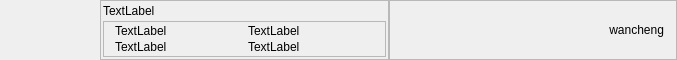
<?xml version="1.0" encoding="UTF-8"?>
<ui version="4.0">
 <class>QVideoInfo</class>
 <widget class="QWidget" name="QVideoInfo">
  <property name="geometry">
   <rect>
    <x>0</x>
    <y>0</y>
    <width>677</width>
    <height>60</height>
   </rect>
  </property>
  <property name="minimumSize">
   <size>
    <width>0</width>
    <height>60</height>
   </size>
  </property>
  <property name="maximumSize">
   <size>
    <width>16777215</width>
    <height>100</height>
   </size>
  </property>
  <property name="windowTitle">
   <string>QVideoInfo</string>
  </property>
  <layout class="QHBoxLayout" name="horizontalLayout">
   <property name="spacing">
    <number>0</number>
   </property>
   <property name="leftMargin">
    <number>0</number>
   </property>
   <property name="topMargin">
    <number>0</number>
   </property>
   <property name="rightMargin">
    <number>0</number>
   </property>
   <property name="bottomMargin">
    <number>0</number>
   </property>
   <item>
    <widget class="QWidget" name="widgetImage" native="true">
     <property name="sizePolicy">
      <sizepolicy hsizetype="Fixed" vsizetype="Fixed">
       <horstretch>0</horstretch>
       <verstretch>0</verstretch>
      </sizepolicy>
     </property>
     <property name="minimumSize">
      <size>
       <width>80</width>
       <height>60</height>
      </size>
     </property>
     <property name="maximumSize">
      <size>
       <width>100</width>
       <height>80</height>
      </size>
     </property>
    </widget>
   </item>
   <item>
    <widget class="QFrame" name="frame">
     <property name="maximumSize">
      <size>
       <width>420</width>
       <height>16777215</height>
      </size>
     </property>
     <property name="frameShape">
      <enum>QFrame::StyledPanel</enum>
     </property>
     <property name="frameShadow">
      <enum>QFrame::Raised</enum>
     </property>
     <layout class="QVBoxLayout" name="verticalLayout">
      <property name="spacing">
       <number>2</number>
      </property>
      <property name="leftMargin">
       <number>2</number>
      </property>
      <property name="topMargin">
       <number>2</number>
      </property>
      <property name="rightMargin">
       <number>2</number>
      </property>
      <property name="bottomMargin">
       <number>2</number>
      </property>
      <item>
       <widget class="QLabel" name="labelFileName">
        <property name="maximumSize">
         <size>
          <width>16777215</width>
          <height>45</height>
         </size>
        </property>
        <property name="text">
         <string>TextLabel</string>
        </property>
       </widget>
      </item>
      <item>
       <widget class="QFrame" name="frame_3">
        <property name="minimumSize">
         <size>
          <width>65</width>
          <height>0</height>
         </size>
        </property>
        <property name="frameShape">
         <enum>QFrame::StyledPanel</enum>
        </property>
        <property name="frameShadow">
         <enum>QFrame::Raised</enum>
        </property>
        <layout class="QGridLayout" name="gridLayout">
         <property name="topMargin">
          <number>2</number>
         </property>
         <property name="bottomMargin">
          <number>2</number>
         </property>
         <property name="horizontalSpacing">
          <number>6</number>
         </property>
         <property name="verticalSpacing">
          <number>2</number>
         </property>
         <item row="0" column="0">
          <widget class="QLabel" name="labelFormat">
           <property name="text">
            <string>TextLabel</string>
           </property>
          </widget>
         </item>
         <item row="0" column="1">
          <widget class="QLabel" name="labelRevolutionRatio">
           <property name="text">
            <string>TextLabel</string>
           </property>
          </widget>
         </item>
         <item row="1" column="0">
          <widget class="QLabel" name="labelDuration">
           <property name="text">
            <string>TextLabel</string>
           </property>
          </widget>
         </item>
         <item row="1" column="1">
          <widget class="QLabel" name="labelSize">
           <property name="text">
            <string>TextLabel</string>
           </property>
          </widget>
         </item>
        </layout>
       </widget>
      </item>
     </layout>
    </widget>
   </item>
   <item>
    <widget class="QFrame" name="frame_4">
     <property name="frameShape">
      <enum>QFrame::StyledPanel</enum>
     </property>
     <property name="frameShadow">
      <enum>QFrame::Raised</enum>
     </property>
     <layout class="QHBoxLayout" name="horizontalLayout_2">
      <property name="rightMargin">
       <number>12</number>
      </property>
      <item>
       <widget class="QLabel" name="label_status">
        <property name="text">
         <string>wancheng</string>
        </property>
        <property name="alignment">
         <set>Qt::AlignRight|Qt::AlignTrailing|Qt::AlignVCenter</set>
        </property>
       </widget>
      </item>
     </layout>
    </widget>
   </item>
  </layout>
 </widget>
 <layoutdefault spacing="6" margin="11"/>
 <resources/>
 <connections/>
</ui>
